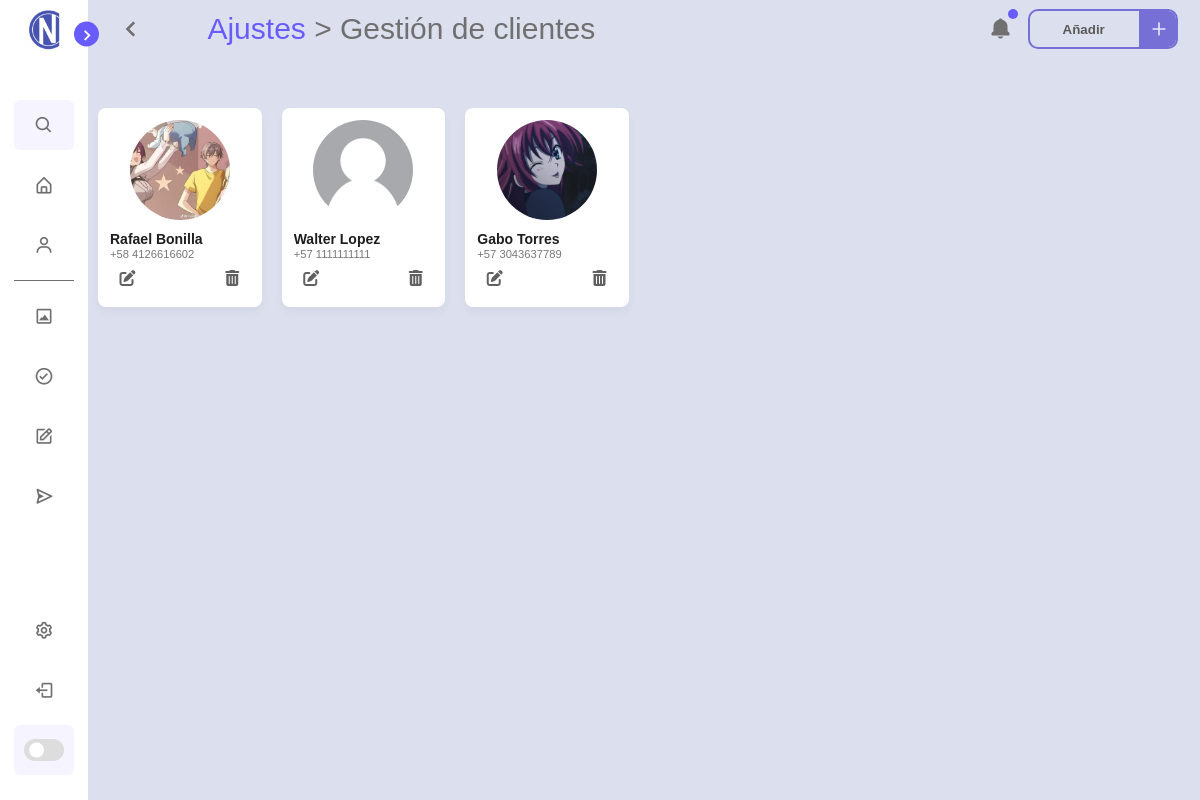
Screenshot of /settings/client (signed in) with the database file from the repository.
### tables this page shows
CREATE TABLE clientProject ( projectClientId INTEGER PRIMARY KEY AUTOINCREMENT, projectClientName TEXT, projectClientNumber TEXT );

### App.py (the view)
@app.route("/settings/client")
def settings_client():
    function = try_edit_clients()
    return function

### App.py (called while the page is built)
@app.before_request
def before_request():
    global current_user
    if "username" in session:
        g.user = session["username"]
        current_user = session["username"]
    else:
        g.user = ["vacio", "vacio"]
        current_user = g.user

### library/DB.py (called while the page is built)
def get_clients():
    conn = sqlite3.connect('library/database.db')
    cursor = conn.cursor()
    cursor.execute("SELECT projectClientName,ProjectClientNumber,projectClientId FROM clientProject")
    filas = cursor.fetchall()
    clientes= []
    for elemento in filas:
        if elemento not in clientes:
            clientes.append(elemento)
    return clientes

### library/URLs.py (called while the page is built)
def try_edit_clients():
    if g.user==["vacio","vacio"]:
        flash("Debe de iniciar sesión primero.")
        return redirect(url_for('login'))
    else:
        cliente=get_clients()
        return render_template("settings-client.html",user=g.user,cliente=cliente,os=os)

### templates/settings-client.html (shortened to what this page needs)
<!DOCTYPE html>
<html lang="en">
<head>
    <link rel="stylesheet" href="../static/css/scrollbar.css">
    <link rel="stylesheet" href="../static/css/flash.css">
    <link rel="stylesheet" href="../static/css/settings-client.css">
    <link rel="stylesheet" href="https://cdnjs.cloudflare.com/ajax/libs/font-awesome/6.4.2/css/all.min.css">
    <link href='https://unpkg.com/boxicons@2.1.1/css/boxicons.min.css' rel='stylesheet'>
</head>
<body>
    <nav class="sidebar close">
        <header>
            <div class="image-text">
                <span class="image">
                    <img src="../static/img/icon.ico" alt="iconcopy">
                </span>
            </div>
            <i class='bx bx-chevron-right toggle'></i>
        </header>
        <div class="menu-bar">
            <div class="menu">
                <li class="search-box">
                    <i class='bx bx-search icon'></i>
                </li>
                <ul class="menu-links" id="home">
                    <li class="nav-link">
                        <a href="{{ url_for('home') }}">
                            <i class='bx bx-home-alt icon'></i>
                        </a>
                    </li>
                    <li class="nav-link" id="client">
                        <a href="{{ url_for('clients') }}">
                            <i class='bx bx-user icon'></i>
                        </a>
                    </li>
                </ul>
                <hr class="separator">
                <ul class="menu-links">
                    <li class="nav-link" id="diseño">
                        <a href="{{ url_for('design') }}">
                            <i class='bx bx-image-alt icon'></i>
                        </a>
                    </li>
                    <li class="nav-link" id="aprobacion">
                        <a href="{{ url_for('approval') }}">
                            <i class='bx bx-check-circle icon'></i>
                        </a>
                    </li>
                    <li class="nav-link" id="elaboracion">
                        <a href="{{ url_for('crafting') }}">
                            <i class='bx bx-edit icon'></i>
                        </a>
                    </li>
                    <li class="nav-link" id="entrega">
                        <a href="{{ url_for('ending') }}">
                            <i class='bx bx-send icon'></i>
                        </a>
                    </li>
                </ul>
            </div>
            <div class="bottom-content">
                <li class="">
                    <a href="{{ url_for('settings') }}">
                        <i class='bx bx-cog icon'></i>
                    </a>
                <li class="">
                    <a href="{{ url_for('logout') }}">
                        <i class='bx bx-log-out icon'></i>
                    </a>
                </li>
                <li class="mode">
                    <div class="toggle-switch">
                        <span class="switch"></span>
                    </div>
                </li>
            </div>
        </div>
    </nav>
    <section class="home">
        <div class="home-header">
            <div class="back-button">
                <a href="/settings" class="back-btn">
                    <i class='bx bx-chevron-left'></i>
                </a>
                <div class="text">
                    <a href="/settings" style="color: #695cfe; text-decoration: none;">Ajustes</a> > Gestión de clientes
                </div>
            </div>
            <div class="text"></div>
            <div class="notification-container">
                <div class="notification-indicator" id="notificationIndicator"></div>
                <button class="notification-button" id="notificationButton">
                    <i class="bx bxs-bell"></i>
                </button>
            </div>
            <button class="add-btn" type="button" id="openModal">
                <span class="button__text">Añadir</span>
                <span class="button__icon">
                    <svg class="svg" fill="none" height="24" stroke="currentColor" stroke-linecap="round"
                        stroke-linejoin="round" stroke-width="2" viewBox="0 0 24 24" width="24"
                        xmlns="http://www.w3.org/2000/svg">
                        <line x1="12" x2="12" y1="5" y2="19"></line>
                        <line x1="5" x2="19" y1="12" y2="12"></line>
                    </svg>
                </span>
            </button>
        </div>
<div class="card-list-client">
    {% for item in cliente %}
    <div class="card-client">
        {% if os.path.exists('uploads/' + item[0] + '.png') %}
        <img src="../uploads/{{item[0]}}.png" alt="User Image">
        {% else %}
        <img src="../static/img/user-default.png" alt="User Image">
        {% endif %}
        <p class="default-client-name">{{ item[0] }}</p>
        <p class="client-company">{{ item[1] }}</p>
        <div class="actions">
            {%set id=item[2]%}
            {%set number=item[1].split(' ')%}
            {%set country=number[0]%}
            {%set digit=number[1]%}
            {%set name=item[0].split(' ')%}
            {%set first=name[0]%}
            {%set second=name[1]%}
            <div class="edit" onclick="editClient('{{ id }}', '{{ first }}', '{{ second }}', '{{ digit }}','{{ country }}')">
                <i class="fas fa-edit" title="Editar"></i>
            </div>
            <div class="delete" onclick="deleteclient('{{ id }}')">
                <i class="fas fa-trash-alt" title="Borrar"></i>
            </div>
        </div>
    </div>
    {% endfor %}
</div>
  </body>
</html>

### rows the page displays
clientProject: projectClientName (picture), projectClientName "Rafael Bonilla", projectClientNumber "+58 4126616602"
clientProject: projectClientName "Walter Lopez", projectClientNumber "+57 1111111111"
clientProject: projectClientName (picture), projectClientName "Gabo Torres", projectClientNumber "+57 3043637789"
